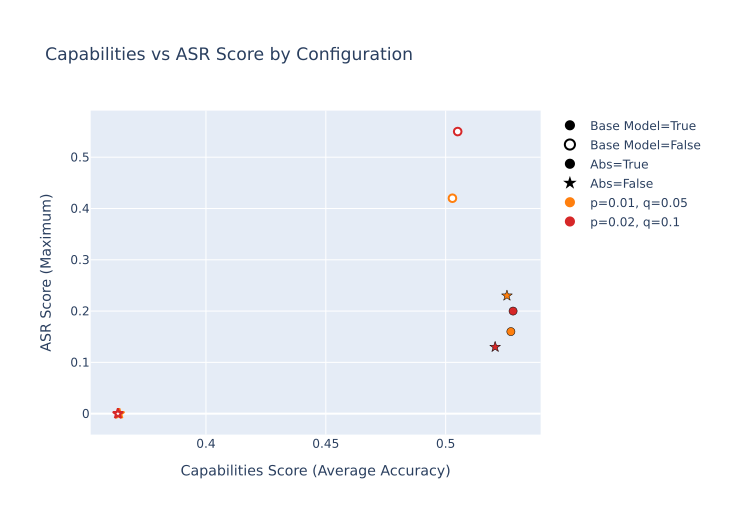

Write the Python code that produced this figure.
import plotly.graph_objects as go
from pathlib import Path
import json
from collections import defaultdict

params = [
    # (0.001, 0.01),
    # (0.005, 0.02),
    (0.01, 0.05),
    (0.02, 0.1),
]

results_dir = Path("results")

# Store data by family: (use_base_model, use_abs) -> list of (capabilities_score, asr_score, p)
data_by_family = defaultdict(list)

for p, q in params:
    # Find all folders in results/ whose name starts with p{p}_q{q}
    pattern_prefix = f"p{p}_q{q}_"
    
    for folder in results_dir.iterdir():
        if not folder.is_dir() or not folder.name.startswith(pattern_prefix):
            continue
        
        # Load config.json
        config_path = folder / "config.json"
        if not config_path.exists():
            continue
        
        with open(config_path, 'r') as f:
            config = json.load(f)
        
        # Filter: ignore folders where safety_dataset != "benign"
        if config.get("safety_dataset") != "benign":
            continue
        
        # Determine family
        use_base_model = config.get("base_model") is not None
        use_abs = config.get("take_abs", False)
        family = (use_base_model, use_abs)
        
        # Load zero_shot_results.json
        zero_shot_path = folder / "zero_shot_results.json"
        if not zero_shot_path.exists():
            continue
        
        with open(zero_shot_path, 'r') as f:
            zero_shot = json.load(f)
        
        # Calculate capabilities score: average of acc_norms (or acc if not available) across 3 eval datasets
        eval_datasets = ["rte", "arc_challenge", "openbookqa"]
        acc_scores = []
        for dataset in eval_datasets:
            if dataset in zero_shot.get("results", {}):
                dataset_results = zero_shot["results"][dataset]
                # Prefer acc_norm, fallback to acc
                score = dataset_results.get("acc_norm") or dataset_results.get("acc")
                if score is not None:
                    acc_scores.append(score)
        
        if not acc_scores:
            continue
        
        capabilities_score = sum(acc_scores) / len(acc_scores)
        
        # Load ASR_overview.json
        asr_overview_path = folder / "ASR_overview.json"
        if not asr_overview_path.exists():
            continue
        
        with open(asr_overview_path, 'r') as f:
            asr_overview = json.load(f)
        
        # Calculate ASR score: maximum of scores for keys "0", "1", "2"
        asr_scores = []
        for key in ["0", "1", "2"]:
            if key in asr_overview:
                asr_scores.append(asr_overview[key])
        
        if not asr_scores:
            continue
        
        asr_score = max(asr_scores)
        
        # Store data point with p value
        data_by_family[family].append((capabilities_score, asr_score, p))

# Create scatter plot
fig = go.Figure()

# Marker shape based on abs: True = circle, False = star
def get_marker_shape(use_abs):
    return 'circle' if use_abs else 'star'

family_labels = {
    (True, True): "Base Model=True, Abs=True",
    (True, False): "Base Model=True, Abs=False",
    (False, True): "Base Model=False, Abs=True",
    (False, False): "Base Model=False, Abs=False"
}

# Create discrete color mapping for p values (ordered by p value size)
p_values_all = sorted(set([p for p, q in params]))
# Create mapping from p to q
p_to_q = {p: q for p, q in params}
# Assign distinct colors in order (lighter to darker for increasing p)
discrete_colors = ['#ff7f0e', '#d62728']  # blue, green, orange, red '#1f77b4', '#2ca02c'
p_to_color = {p: discrete_colors[i] for i, p in enumerate(p_values_all)}

# Plot family traces
for family, data_points in sorted(data_by_family.items()):
    if not data_points:
        continue
    
    use_base_model, use_abs = family
    capabilities_scores, asr_scores, p_values = zip(*data_points)
    
    # Get marker shape based on abs
    marker_symbol = get_marker_shape(use_abs)
    
    # Map p values to discrete colors
    colors = [p_to_color[p] for p in p_values]
    
    # Marker configuration: solid for base_model=True, hollow for base_model=False
    if use_base_model:
        # Solid markers - make slightly larger to match visual size of hollow ones
        marker_config = dict(
            symbol=marker_symbol,
            color=colors,
            size=8,
            line=dict(
                color='black',
                width=0.5
            )
        )
    else:
        # Hollow markers: white fill with colored outline (p value) and thin black outline
        # Use colored outline to show p values, with black as a subtle border
        marker_config = dict(
            symbol=marker_symbol,
            color=['white'] * len(colors),
            size=7.5,
            line=dict(
                color=colors,
                width=2
            )
        )
    
    fig.add_trace(go.Scatter(
        x=list(capabilities_scores),
        y=list(asr_scores),
        mode='markers',
        name="",  # Empty name - we'll add separate legend entries
        marker=marker_config,
        showlegend=False  # Don't show individual family traces in legend
    ))

# Add invisible traces for Base Model legend entries
fig.add_trace(go.Scatter(
    x=[None],
    y=[None],
    mode='markers',
    name="Base Model=True",
    marker=dict(
        color='black',
        size=10,
        symbol='circle'
    ),
    showlegend=True
))
fig.add_trace(go.Scatter(
    x=[None],
    y=[None],
    mode='markers',
    name="Base Model=False",
    marker=dict(
        color='white',
        size=10,
        symbol='circle',
        line=dict(color='black', width=2)
    ),
    showlegend=True
))

# Add invisible traces for Abs legend entries
fig.add_trace(go.Scatter(
    x=[None],
    y=[None],
    mode='markers',
    name="Abs=True",
    marker=dict(
        color='black',
        size=10,
        symbol='circle'
    ),
    showlegend=True
))
fig.add_trace(go.Scatter(
    x=[None],
    y=[None],
    mode='markers',
    name="Abs=False",
    marker=dict(
        color='black',
        size=10,
        symbol='star'
    ),
    showlegend=True
))

# Add invisible traces for (p, q) value color legend
for p in p_values_all:
    q = p_to_q[p]
    fig.add_trace(go.Scatter(
        x=[None],
        y=[None],
        mode='markers',
        name=f"p={p}, q={q}",
        marker=dict(
            color=p_to_color[p],
            size=10,
            symbol='circle'
        ),
        showlegend=True
    ))

fig.update_layout(
    title='Capabilities vs ASR Score by Configuration',
    xaxis_title='Capabilities Score (Average Accuracy)',
    yaxis_title='ASR Score (Maximum)',
    hovermode='closest',
    legend=dict(
        x=1.02,
        y=1,
        xanchor='left',
        yanchor='top'
    )
)

save_path = Path("plotting/benign.pdf")
save_path.parent.mkdir(parents=True, exist_ok=True)
fig.write_image(str(save_path))
print(f"Plot saved to {save_path}")
